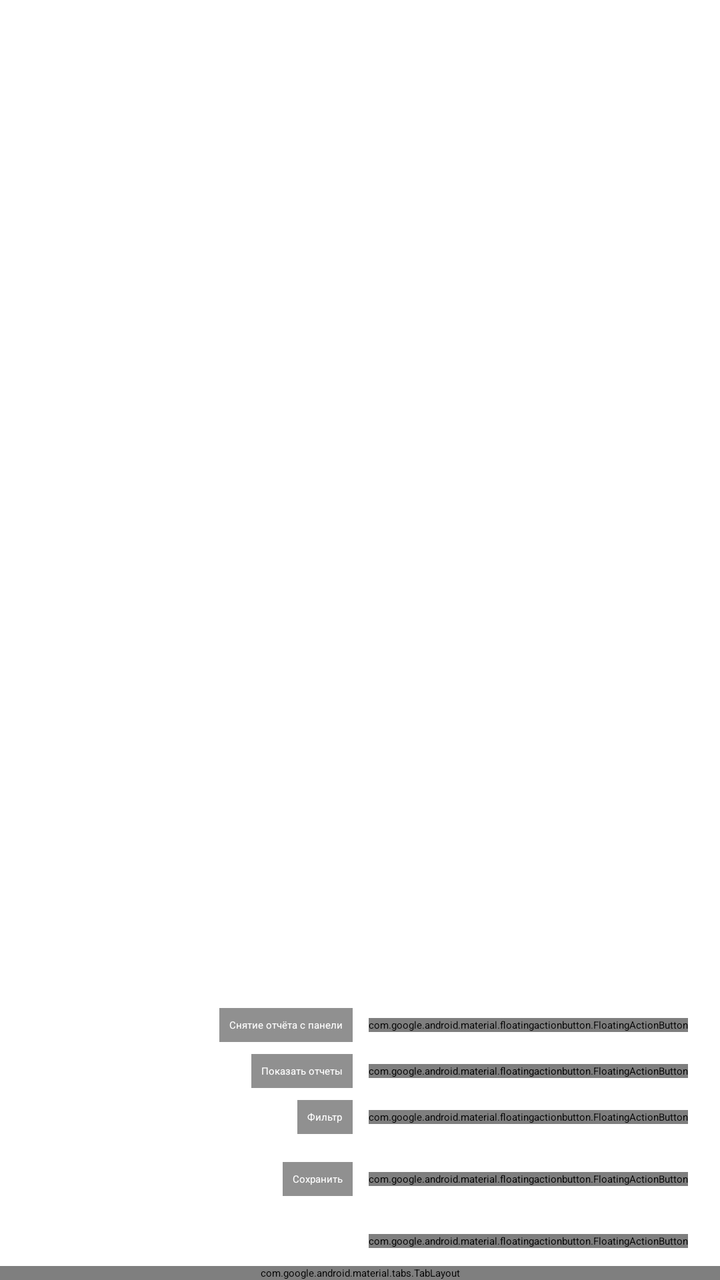
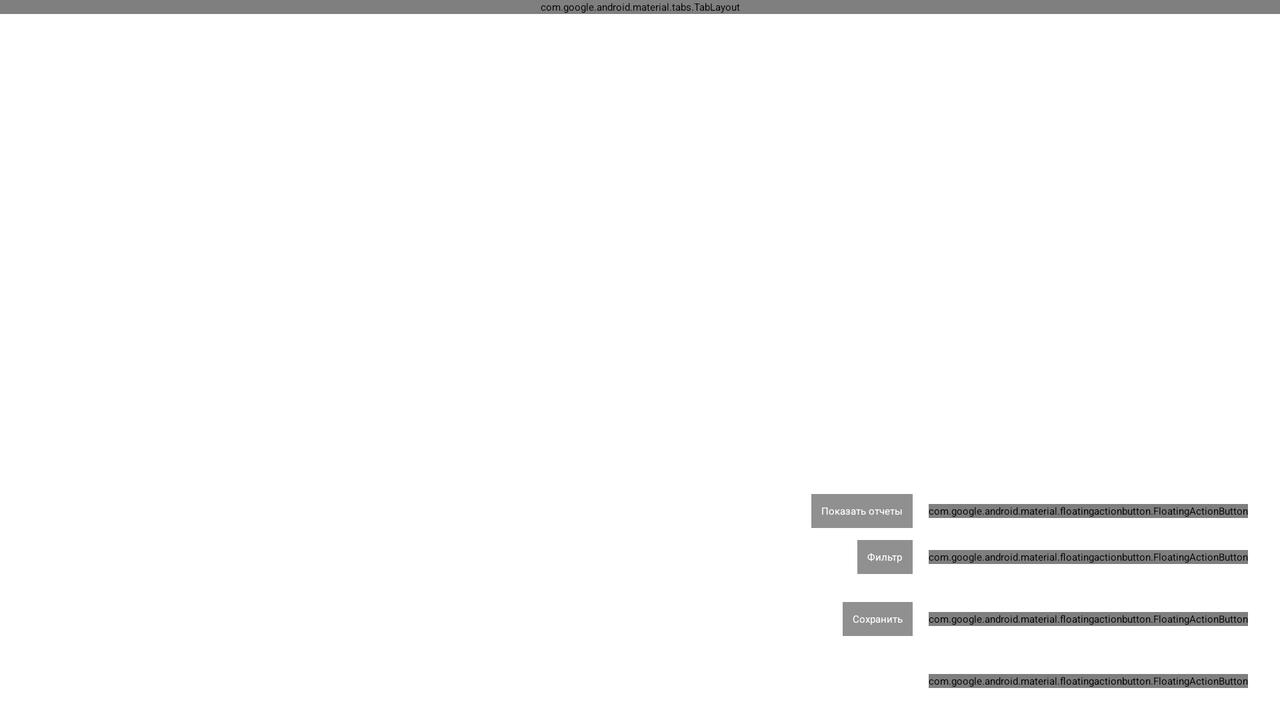

First picture: res/layout/ on a phone held upright. Second picture: the repository's own variant of that layout, on a device whose configuration matches the variant's folder. Source for both follows.
<!-- AndroidManifest.xml: application theme Theme.Concretemobile -->
<!-- res/layout/report_activity.xml -->
<?xml version="1.0" encoding="utf-8"?>
<androidx.constraintlayout.widget.ConstraintLayout xmlns:android="http://schemas.android.com/apk/res/android"
    xmlns:app="http://schemas.android.com/apk/res-auto"
    xmlns:tools="http://schemas.android.com/tools"
    android:layout_width="match_parent"
    android:layout_height="match_parent"
    tools:context=".gui.ReportsActivity"
    tools:ignore="MissingDefaultResource">

    <androidx.constraintlayout.widget.ConstraintLayout
        android:layout_width="match_parent"
        android:layout_height="match_parent"
        app:layout_constraintBottom_toBottomOf="parent"
        app:layout_constraintEnd_toEndOf="parent"
        app:layout_constraintStart_toStartOf="parent"
        app:layout_constraintTop_toTopOf="parent">

        <TextView
            android:id="@+id/sync_text"
            android:layout_width="wrap_content"
            android:layout_height="wrap_content"
            android:layout_marginEnd="8dp"
            android:background="#6F000000"
            android:padding="5dp"
            android:text="Снятие отчёта c панели"
            android:textColor="@color/white"
            app:layout_constraintBottom_toBottomOf="@+id/sync_fab"
            app:layout_constraintEnd_toStartOf="@+id/sync_fab"
            app:layout_constraintTop_toTopOf="@+id/sync_fab" />

        <TextView
            android:id="@+id/open_text"
            android:layout_width="wrap_content"
            android:layout_height="wrap_content"
            android:layout_marginEnd="8dp"
            android:background="#6F000000"
            android:padding="5dp"
            android:text="Показать отчеты"
            android:textColor="@color/white"
            app:layout_constraintBottom_toBottomOf="@+id/open_fab"
            app:layout_constraintEnd_toStartOf="@+id/open_fab"
            app:layout_constraintTop_toTopOf="@+id/open_fab" />

        <TextView
            android:id="@+id/save_text"
            android:layout_width="wrap_content"
            android:layout_height="wrap_content"
            android:layout_marginEnd="8dp"
            android:background="#6F000000"
            android:padding="5dp"
            android:text="Сохранить"
            android:textColor="@color/white"
            app:layout_constraintBottom_toBottomOf="@+id/save_fab"
            app:layout_constraintEnd_toStartOf="@+id/save_fab"
            app:layout_constraintTop_toTopOf="@+id/save_fab" />

        <TextView
            android:id="@+id/filter_text"
            android:layout_width="wrap_content"
            android:layout_height="wrap_content"
            android:layout_marginEnd="8dp"
            android:background="#6F000000"
            android:padding="5dp"
            android:text="Фильтр"
            android:textColor="@color/white"
            app:layout_constraintBottom_toBottomOf="@+id/filter_fab"
            app:layout_constraintEnd_toStartOf="@+id/filter_fab"
            app:layout_constraintTop_toTopOf="@+id/filter_fab" />

        <com.google.android.material.floatingactionbutton.FloatingActionButton
            android:id="@+id/sync_fab"
            android:layout_width="wrap_content"
            android:layout_height="wrap_content"
            android:layout_marginBottom="16dp"
            app:fabSize="normal"
            app:layout_constraintBottom_toTopOf="@+id/open_fab"
            app:layout_constraintEnd_toEndOf="@+id/open_fab"
            app:srcCompat="@drawable/download_report"
            app:tint="@color/blue_zzbo" />

        <com.google.android.material.floatingactionbutton.FloatingActionButton
            android:id="@+id/open_fab"
            android:layout_width="wrap_content"
            android:layout_height="wrap_content"
            android:layout_marginEnd="16dp"
            android:layout_marginBottom="16dp"
            app:fabSize="normal"
            app:layout_constraintBottom_toTopOf="@+id/filter_fab"
            app:layout_constraintEnd_toEndOf="@+id/linearLayout2"
            app:srcCompat="@drawable/reports"
            app:tint="@color/blue_zzbo" />

        <com.google.android.material.floatingactionbutton.FloatingActionButton
            android:id="@+id/add_fab"
            android:layout_width="wrap_content"
            android:layout_height="wrap_content"
            android:layout_gravity="end"
            android:layout_marginEnd="16dp"
            android:layout_marginBottom="16dp"
            android:src="@drawable/menu"
            app:fabSize="normal"
            app:layout_constraintBottom_toBottomOf="parent"
            app:layout_constraintEnd_toEndOf="parent"
            app:tint="@color/blue_zzbo" />

        <com.google.android.material.floatingactionbutton.FloatingActionButton
            android:id="@+id/filter_fab"
            android:layout_width="wrap_content"
            android:layout_height="wrap_content"
            android:layout_marginBottom="24dp"
            app:fabSize="normal"
            app:layout_constraintBottom_toTopOf="@+id/save_fab"
            app:layout_constraintEnd_toEndOf="@+id/save_fab"
            app:layout_constraintStart_toStartOf="@+id/save_fab"
            app:srcCompat="@drawable/filter"
            app:tint="@color/blue_zzbo" />

        <com.google.android.material.floatingactionbutton.FloatingActionButton
            android:id="@+id/save_fab"
            android:layout_width="wrap_content"
            android:layout_height="wrap_content"
            android:layout_marginBottom="24dp"
            app:fabSize="normal"
            app:layout_constraintBottom_toTopOf="@+id/add_fab"
            app:layout_constraintEnd_toEndOf="@+id/add_fab"
            app:layout_constraintStart_toStartOf="@+id/add_fab"
            app:srcCompat="@drawable/save"
            app:tint="@color/blue_zzbo" />

        <LinearLayout
            android:id="@+id/linearLayout2"
            android:layout_width="match_parent"
            android:layout_height="match_parent"
            android:orientation="vertical">

            <LinearLayout
                android:layout_width="match_parent"
                android:layout_height="match_parent"
                android:orientation="vertical">

                <androidx.constraintlayout.widget.ConstraintLayout
                    android:layout_width="match_parent"
                    android:layout_height="match_parent">

                    <FrameLayout
                        android:id="@+id/tabReportFrame"
                        android:layout_width="match_parent"
                        android:layout_height="0dp"
                        app:layout_constraintBottom_toTopOf="@+id/reportTabController"
                        app:layout_constraintEnd_toEndOf="parent"
                        app:layout_constraintHorizontal_bias="0.0"
                        app:layout_constraintStart_toStartOf="parent"
                        app:layout_constraintTop_toTopOf="parent">

                    </FrameLayout>

                    <com.google.android.material.tabs.TabLayout
                        android:id="@+id/reportTabController"
                        android:layout_width="match_parent"
                        android:layout_height="wrap_content"
                        app:layout_constraintBottom_toBottomOf="parent"
                        app:layout_constraintEnd_toEndOf="parent"
                        app:layout_constraintStart_toStartOf="parent">

                    </com.google.android.material.tabs.TabLayout>

                </androidx.constraintlayout.widget.ConstraintLayout>

            </LinearLayout>

        </LinearLayout>
    </androidx.constraintlayout.widget.ConstraintLayout>

    <androidx.drawerlayout.widget.DrawerLayout
        android:id="@+id/progress_loading"
        android:layout_width="match_parent"
        android:layout_height="match_parent"
        android:background="#8C676767"
        android:visibility="gone">

        <androidx.constraintlayout.widget.ConstraintLayout
            android:layout_width="match_parent"
            android:layout_height="match_parent">

            <LinearLayout
                android:layout_width="wrap_content"
                android:layout_height="wrap_content"
                android:layout_gravity="center"
                android:orientation="vertical"
                app:layout_constraintBottom_toBottomOf="parent"
                app:layout_constraintEnd_toEndOf="parent"
                app:layout_constraintStart_toStartOf="parent"
                app:layout_constraintTop_toTopOf="parent">

                <ProgressBar
                    android:layout_width="wrap_content"
                    android:layout_height="wrap_content"
                    android:layout_gravity="center" />

                <TextView
                    android:id="@+id/text_info"
                    android:layout_width="wrap_content"
                    android:layout_height="wrap_content"
                    android:text="Сохранение..."
                    android:textColor="@color/white" />
            </LinearLayout>
        </androidx.constraintlayout.widget.ConstraintLayout>

    </androidx.drawerlayout.widget.DrawerLayout>

</androidx.constraintlayout.widget.ConstraintLayout>
<!-- resources referenced by this layout -->
<resources>
  <color name="blue_zzbo">#27279F</color>
  <color name="white">#FFFFFFFF</color>
  <!-- drawable download_report (drawable) -->
  <vector android:height="512dp" android:viewportHeight="32"
      android:viewportWidth="32" android:width="512dp" xmlns:android="http://schemas.android.com/apk/res/android">
      <path android:fillColor="#FF000000" android:pathData="m12.79,26h-7.79v-2h6.76a11.07,11.07 0,0 1,-0.76 -4h-6v-2h6.19a11,11 0,0 1,9.81 -8.95v-6.05a2,2 0,0 0,-2 -2h-11l0.94,2.83a3.59,3.59 0,0 1,-3.4 4.73l-0.54,-0.03 -4,-0.53v21a2,2 0,0 0,2 2h16a2,2 0,0 0,0.88 -0.21,11 11,0 0,1 -7.09,-4.79zM12,5h5v2h-5zM5,12h6v2h-6z"/>
      <path android:fillColor="#FF000000" android:pathData="m6.71,6a1.57,1.57 0,0 0,0.29 -1.54l-1,-2.9 -4.41,4.44 3.68,0.53a1.62,1.62 0,0 0,1.44 -0.53z"/>
      <path android:fillColor="#FF000000" android:pathData="m22,11a9,9 0,1 0,9 9,9 9,0 0,0 -9,-9zM22.71,24.46a1,1 0,0 1,-1.42 0l-3.7,-3.71 1.41,-1.41 2,2v-6.09h2v6.09l2,-2 1.41,1.41z"/>
  </vector>
  <!-- drawable filter (drawable) -->
  <vector xmlns:android="http://schemas.android.com/apk/res/android"
      android:width="512dp"
      android:height="512dp"
      android:viewportWidth="512"
      android:viewportHeight="512">
    <path
        android:fillColor="#FF000000"
        android:pathData="M3.85,54.87C10.47,40.9 24.54,32 40,32H472C487.5,32 501.5,40.9 508.1,54.87C514.8,68.84 512.7,85.37 502.1,97.33L320,320.9V448C320,460.1 313.2,471.2 302.3,476.6C291.5,482 278.5,480.9 268.8,473.6L204.8,425.6C196.7,419.6 192,410.1 192,400V320.9L9.04,97.33C-0.75,85.37 -2.77,68.84 3.85,54.87L3.85,54.87z"/>
  </vector>
  <!-- drawable menu (drawable) -->
  <vector xmlns:android="http://schemas.android.com/apk/res/android"
      android:width="32dp"
      android:height="32dp"
      android:viewportWidth="32"
      android:viewportHeight="32">
    <group
        android:translateX="32"
        android:translateY="0"
        android:rotation="90">
  
      <path
          android:fillColor="#FF000000"
          android:pathData="m10,16a4,4 0,1 1,-4 -4,4 4,0 0,1 4,4zM16,12a4,4 0,1 0,4 4,4 4,0 0,0 -4,-4zM26,12a4,4 0,1 0,4 4,4 4,0 0,0 -4,-4z" />
    </group>
  </vector>
  <!-- drawable reports (drawable) -->
  <vector android:height="64dp" android:viewportHeight="480"
      android:viewportWidth="480" android:width="64dp" xmlns:android="http://schemas.android.com/apk/res/android">
      <path android:fillColor="#78b9eb" android:pathData="m166.64,216 l-70.64,-48h-88v48zM166.64,216"/>
      <path android:fillColor="#78b9eb" android:pathData="m320,216h112v-152l-64,-55.18 -0.96,-0.82h-207.04v32h160zM320,216"/>
      <path android:fillColor="#78b9eb" android:pathData="m440,256h-400l-24,216h448zM440,256"/>
      <path android:fillColor="#006df0" android:pathData="m440,208v-147.66l-69.99,-60.34h-218.01v32h-112v128h-40v320h480v-272zM376,26.29 L410.47,56h-34.47zM168,16h192v56h64v136h-96v-176h-160zM56,48h256v160h-142.89l-70.64,-48h-42.46zM16,176h77.54l47.1,32h-124.63zM24.94,464 L47.2,264h385.68l22.23,200zM447.2,248h-414.36l-16.84,151.56v-175.56h448v175.56zM447.2,248"/>
      <path android:fillColor="#006df0" android:pathData="m88,72h192v16h-192zM88,72"/>
      <path android:fillColor="#006df0" android:pathData="m88,112h192v16h-192zM88,112"/>
  </vector>
  <style name="Theme.Concretemobile" parent="Theme.MaterialComponents.DayNight.DarkActionBar">
          
          <item name="colorPrimary">@color/purple_200</item>
          <item name="colorPrimaryVariant">@color/blue_zzbo_700</item>
          <item name="colorOnPrimary">@color/black</item>
          
          <item name="colorSecondary">@color/yellow_zzbo_200</item>
          <item name="colorSecondaryVariant">@color/yellow_zzbo_200</item>
          <item name="colorOnSecondary">@color/black</item>
          
          <item name="android:statusBarColor" tools:targetApi="l">?attr/colorPrimaryVariant</item>
          
      </style>
  <color name="purple_200">#FFBB86FC</color>
  <color name="blue_zzbo_700">#27279F</color>
  <color name="black">#FF000000</color>
  <color name="yellow_zzbo_200">#FFD600</color>
</resources>
<!-- res/layout-land/report_activity.xml (the repository's variant of the layout above) -->
<!-- drawn on the phone turned sideways -->
<?xml version="1.0" encoding="utf-8"?>
<androidx.constraintlayout.widget.ConstraintLayout xmlns:android="http://schemas.android.com/apk/res/android"
    xmlns:app="http://schemas.android.com/apk/res-auto"
    xmlns:tools="http://schemas.android.com/tools"
    android:layout_width="match_parent"
    android:layout_height="match_parent"
    tools:context=".gui.ReportsActivity"
    tools:ignore="MissingDefaultResource">

    <androidx.constraintlayout.widget.ConstraintLayout
        android:layout_width="match_parent"
        android:layout_height="match_parent"
        app:layout_constraintBottom_toBottomOf="parent"
        app:layout_constraintEnd_toEndOf="parent"
        app:layout_constraintStart_toStartOf="parent"
        app:layout_constraintTop_toTopOf="parent">

        <TextView
            android:id="@+id/open_text"
            android:layout_width="wrap_content"
            android:layout_height="wrap_content"
            android:layout_marginEnd="8dp"
            android:background="#6F000000"
            android:padding="5dp"
            android:text="Показать отчеты"
            android:textColor="@color/white"
            app:layout_constraintBottom_toBottomOf="@+id/open_fab"
            app:layout_constraintEnd_toStartOf="@+id/open_fab"
            app:layout_constraintTop_toTopOf="@+id/open_fab" />

        <TextView
            android:id="@+id/save_text"
            android:layout_width="wrap_content"
            android:layout_height="wrap_content"
            android:layout_marginEnd="8dp"
            android:background="#6F000000"
            android:padding="5dp"
            android:text="Сохранить"
            android:textColor="@color/white"
            app:layout_constraintBottom_toBottomOf="@+id/save_fab"
            app:layout_constraintEnd_toStartOf="@+id/save_fab"
            app:layout_constraintTop_toTopOf="@+id/save_fab" />

        <TextView
            android:id="@+id/filter_text"
            android:layout_width="wrap_content"
            android:layout_height="wrap_content"
            android:layout_marginEnd="8dp"
            android:background="#6F000000"
            android:padding="5dp"
            android:text="Фильтр"
            android:textColor="@color/white"
            app:layout_constraintBottom_toBottomOf="@+id/filter_fab"
            app:layout_constraintEnd_toStartOf="@+id/filter_fab"
            app:layout_constraintTop_toTopOf="@+id/filter_fab" />

        <com.google.android.material.floatingactionbutton.FloatingActionButton
            android:id="@+id/open_fab"
            android:layout_width="wrap_content"
            android:layout_height="wrap_content"
            android:layout_marginEnd="16dp"
            android:layout_marginBottom="16dp"
            app:fabSize="normal"
            app:layout_constraintBottom_toTopOf="@+id/filter_fab"
            app:layout_constraintEnd_toEndOf="@+id/linearLayout2"
            app:srcCompat="@drawable/reports"
            app:tint="@color/blue_zzbo" />

        <com.google.android.material.floatingactionbutton.FloatingActionButton
            android:id="@+id/add_fab"
            android:layout_width="wrap_content"
            android:layout_height="wrap_content"
            android:layout_gravity="end"
            android:layout_marginEnd="16dp"
            android:layout_marginBottom="16dp"
            android:src="@drawable/menu"
            app:fabSize="normal"
            app:layout_constraintBottom_toBottomOf="parent"
            app:layout_constraintEnd_toEndOf="parent"
            app:tint="@color/blue_zzbo" />

        <com.google.android.material.floatingactionbutton.FloatingActionButton
            android:id="@+id/filter_fab"
            android:layout_width="wrap_content"
            android:layout_height="wrap_content"
            android:layout_marginBottom="24dp"
            app:fabSize="normal"
            app:layout_constraintBottom_toTopOf="@+id/save_fab"
            app:layout_constraintEnd_toEndOf="@+id/save_fab"
            app:layout_constraintStart_toStartOf="@+id/save_fab"
            app:srcCompat="@drawable/filter"
            app:tint="@color/blue_zzbo" />

        <com.google.android.material.floatingactionbutton.FloatingActionButton
            android:id="@+id/save_fab"
            android:layout_width="wrap_content"
            android:layout_height="wrap_content"
            android:layout_marginBottom="24dp"
            app:fabSize="normal"
            app:layout_constraintBottom_toTopOf="@+id/add_fab"
            app:layout_constraintEnd_toEndOf="@+id/add_fab"
            app:layout_constraintStart_toStartOf="@+id/add_fab"
            app:srcCompat="@drawable/save"
            app:tint="@color/blue_zzbo" />

        <LinearLayout
            android:id="@+id/linearLayout2"
            android:layout_width="match_parent"
            android:layout_height="match_parent"
            android:orientation="vertical">

            <LinearLayout
                android:layout_width="match_parent"
                android:layout_height="match_parent"
                android:orientation="vertical">

                <androidx.constraintlayout.widget.ConstraintLayout
                    android:layout_width="match_parent"
                    android:layout_height="match_parent">

                    <com.google.android.material.tabs.TabLayout
                        android:id="@+id/reportTabController"
                        android:layout_width="match_parent"
                        android:layout_height="wrap_content"
                        app:layout_constraintEnd_toEndOf="parent"
                        app:layout_constraintStart_toStartOf="parent"
                        app:layout_constraintTop_toTopOf="parent">

                    </com.google.android.material.tabs.TabLayout>

                    <FrameLayout
                        android:id="@+id/tabReportFrame"
                        android:layout_width="match_parent"
                        android:layout_height="0dp"
                        app:layout_constraintBottom_toBottomOf="parent"
                        app:layout_constraintEnd_toEndOf="parent"
                        app:layout_constraintHorizontal_bias="0.0"
                        app:layout_constraintStart_toStartOf="parent"
                        app:layout_constraintTop_toBottomOf="@+id/reportTabController"
                        app:layout_constraintVertical_bias="0.0">

                    </FrameLayout>

                </androidx.constraintlayout.widget.ConstraintLayout>

            </LinearLayout>

        </LinearLayout>
    </androidx.constraintlayout.widget.ConstraintLayout>

    <androidx.drawerlayout.widget.DrawerLayout
        android:id="@+id/progress_loading"
        android:layout_width="match_parent"
        android:layout_height="match_parent"
        android:background="#8C676767"
        android:visibility="gone">

        <androidx.constraintlayout.widget.ConstraintLayout
            android:layout_width="match_parent"
            android:layout_height="match_parent">

            <LinearLayout
                android:layout_width="wrap_content"
                android:layout_height="wrap_content"
                android:layout_gravity="center"
                android:orientation="vertical"
                app:layout_constraintBottom_toBottomOf="parent"
                app:layout_constraintEnd_toEndOf="parent"
                app:layout_constraintStart_toStartOf="parent"
                app:layout_constraintTop_toTopOf="parent">

                <ProgressBar
                    android:layout_width="wrap_content"
                    android:layout_height="wrap_content"
                    android:layout_gravity="center" />

                <TextView
                    android:id="@+id/text_info"
                    android:layout_width="wrap_content"
                    android:layout_height="wrap_content"
                    android:text="Сохранение..."
                    android:textColor="@color/white" />
            </LinearLayout>
        </androidx.constraintlayout.widget.ConstraintLayout>

    </androidx.drawerlayout.widget.DrawerLayout>

</androidx.constraintlayout.widget.ConstraintLayout>
<!-- resources referenced by the variant -->
<!-- as the phone turned sideways resolves them -->
<resources>
  <color name="blue_zzbo">#27279F</color>
  <color name="white">#FFFFFFFF</color>
  <!-- drawable filter (drawable) -->
  <vector xmlns:android="http://schemas.android.com/apk/res/android"
      android:width="512dp"
      android:height="512dp"
      android:viewportWidth="512"
      android:viewportHeight="512">
    <path
        android:fillColor="#FF000000"
        android:pathData="M3.85,54.87C10.47,40.9 24.54,32 40,32H472C487.5,32 501.5,40.9 508.1,54.87C514.8,68.84 512.7,85.37 502.1,97.33L320,320.9V448C320,460.1 313.2,471.2 302.3,476.6C291.5,482 278.5,480.9 268.8,473.6L204.8,425.6C196.7,419.6 192,410.1 192,400V320.9L9.04,97.33C-0.75,85.37 -2.77,68.84 3.85,54.87L3.85,54.87z"/>
  </vector>
  <!-- drawable menu (drawable) -->
  <vector xmlns:android="http://schemas.android.com/apk/res/android"
      android:width="32dp"
      android:height="32dp"
      android:viewportWidth="32"
      android:viewportHeight="32">
    <group
        android:translateX="32"
        android:translateY="0"
        android:rotation="90">
  
      <path
          android:fillColor="#FF000000"
          android:pathData="m10,16a4,4 0,1 1,-4 -4,4 4,0 0,1 4,4zM16,12a4,4 0,1 0,4 4,4 4,0 0,0 -4,-4zM26,12a4,4 0,1 0,4 4,4 4,0 0,0 -4,-4z" />
    </group>
  </vector>
  <!-- drawable reports (drawable) -->
  <vector android:height="64dp" android:viewportHeight="480"
      android:viewportWidth="480" android:width="64dp" xmlns:android="http://schemas.android.com/apk/res/android">
      <path android:fillColor="#78b9eb" android:pathData="m166.64,216 l-70.64,-48h-88v48zM166.64,216"/>
      <path android:fillColor="#78b9eb" android:pathData="m320,216h112v-152l-64,-55.18 -0.96,-0.82h-207.04v32h160zM320,216"/>
      <path android:fillColor="#78b9eb" android:pathData="m440,256h-400l-24,216h448zM440,256"/>
      <path android:fillColor="#006df0" android:pathData="m440,208v-147.66l-69.99,-60.34h-218.01v32h-112v128h-40v320h480v-272zM376,26.29 L410.47,56h-34.47zM168,16h192v56h64v136h-96v-176h-160zM56,48h256v160h-142.89l-70.64,-48h-42.46zM16,176h77.54l47.1,32h-124.63zM24.94,464 L47.2,264h385.68l22.23,200zM447.2,248h-414.36l-16.84,151.56v-175.56h448v175.56zM447.2,248"/>
      <path android:fillColor="#006df0" android:pathData="m88,72h192v16h-192zM88,72"/>
      <path android:fillColor="#006df0" android:pathData="m88,112h192v16h-192zM88,112"/>
  </vector>
  <style name="Theme.Concretemobile" parent="Theme.MaterialComponents.DayNight.DarkActionBar">
          
          <item name="colorPrimary">@color/purple_200</item>
          <item name="colorPrimaryVariant">@color/blue_zzbo_700</item>
          <item name="colorOnPrimary">@color/black</item>
          
          <item name="colorSecondary">@color/yellow_zzbo_200</item>
          <item name="colorSecondaryVariant">@color/yellow_zzbo_200</item>
          <item name="colorOnSecondary">@color/black</item>
          
          <item name="android:statusBarColor" tools:targetApi="l">?attr/colorPrimaryVariant</item>
          
      </style>
  <color name="purple_200">#FFBB86FC</color>
  <color name="blue_zzbo_700">#27279F</color>
  <color name="black">#FF000000</color>
  <color name="yellow_zzbo_200">#FFD600</color>
</resources>
